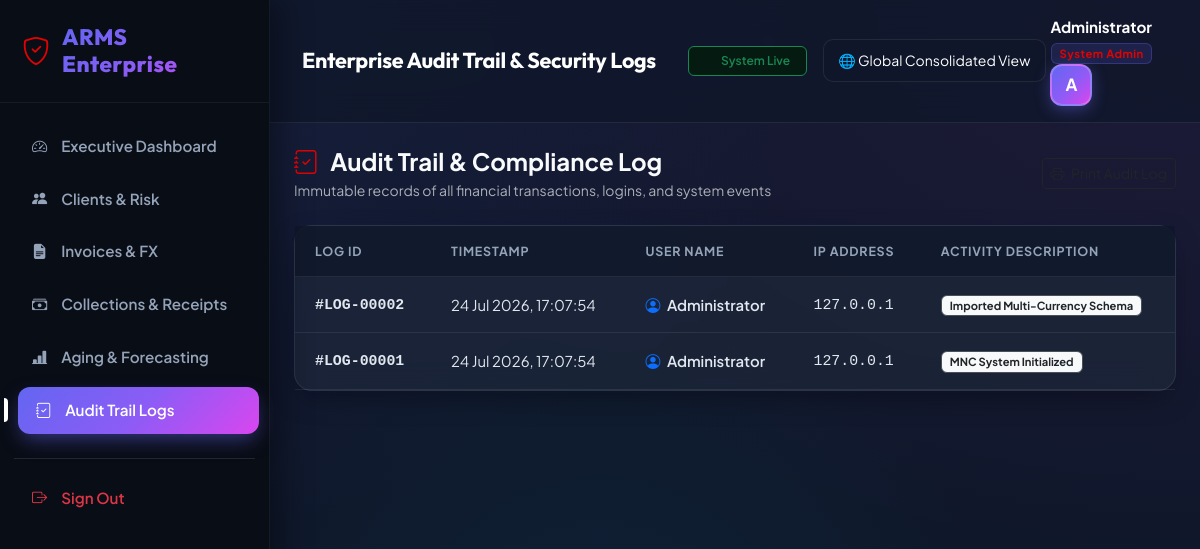
The app's page /reports/audit_logs.php (signed in) with its own data.
### tables this page shows
CREATE TABLE activity_logs (
    log_id INT AUTO_INCREMENT PRIMARY KEY,
    user_id INT,
    user_name VARCHAR(100),
    activity VARCHAR(255) NOT NULL,
    ip_address VARCHAR(45) DEFAULT '127.0.0.1',
    created_at TIMESTAMP DEFAULT CURRENT_TIMESTAMP
);

### reports/audit_logs.php (the view, shortened to what this page needs)
<?php
require_once "../config/database.php";
include "../includes/header.php";
include "../includes/sidebar.php";
try {
    $stmt = $conn->query("
        SELECT * FROM activity_logs
        ORDER BY log_id DESC
        LIMIT 100
    ");
    $logs = $stmt->fetchAll(PDO::FETCH_ASSOC);
} catch (PDOException $e) {
    die("Database Error: " . $e->getMessage());
}
?>
<div class="content">
    <?php include "../includes/navbar.php"; ?>
    <div class="container-fluid p-4">
        <div class="d-flex justify-content-between align-items-center mb-4">
            <div>
                <h4 class="fw-bold mb-1"><i class="bi bi-journal-check text-indigo me-2"></i> Audit Trail & Compliance Log</h4>
                <p class="text-muted small mb-0">Immutable records of all financial transactions, logins, and system events</p>
            </div>
            <button onclick="window.print()" class="btn btn-outline-dark btn-sm"><i class="bi bi-printer me-1"></i> Print Audit Log</button>
        </div>
        <div class="card-custom">
            <div class="table-responsive">
                <table class="table table-custom mb-0">
                    <thead>
                        <tr class="table-dark">
                            <th>Log ID</th>
                            <th>Timestamp</th>
                            <th>User Name</th>
                            <th>IP Address</th>
                            <th>Activity Description</th>
                        </tr>
                    </thead>
                    <tbody>
                        <?php if (count($logs) > 0): ?>
                            <?php foreach ($logs as $l): ?>
                                <tr>
                                    <td class="fw-bold font-monospace">#LOG-<?= str_pad($l['log_id'], 5, '0', STR_PAD_LEFT) ?></td>
                                    <td class="small"><?= date('d M Y, H:i:s', strtotime($l['created_at'])) ?></td>
                                    <td class="fw-semibold text-dark">
                                        <i class="bi bi-person-circle me-1 text-primary"></i> <?= htmlspecialchars($l['user_name'] ?: 'System Admin') ?>
                                    </td>
                                    <td class="small text-muted font-monospace"><?= htmlspecialchars($l['ip_address'] ?: '127.0.0.1') ?></td>
                                    <td>
                                        <span class="badge bg-light text-dark border px-2 py-1"><?= htmlspecialchars($l['activity']) ?></span>
                                    </td>
                                </tr>
                            <?php endforeach; ?>
                        <?php endif; ?>
                    </tbody>
                </table>
            </div>
        </div>
    </div>
</div>
<?php include "../includes/footer.php"; ?>

### assets/css/dashboard.css (style rules this page uses)
:root { --primary: #6366f1; --primary-gradient: linear-gradient(135deg, #6366f1 0%, #8b5cf6 50%, #d946ef 100%); --primary-glow: rgba(99, 102, 241, 0.25); --bg-main: #0f172a; --bg-card: rgba(30, 41, 59, 0.7); --bg-card-hover: rgba(30, 41, 59, 0.9); --border-glass: rgba(255, 255, 255, 0.08); --border-highlight: rgba(99, 102, 241, 0.3); --sidebar-bg: #090d16; --sidebar-border: rgba(255, 255, 255, 0.06); --text-main: #f8fafc; --text-muted: #94a3b8; --text-dark: #e2e8f0; --success: #10b981; --success-bg: rgba(16, 185, 129, 0.12); --warning: #f59e0b; --warning-bg: rgba(245, 158, 11, 0.12); --danger: #f43f5e; --danger-bg: rgba(244, 63, 94, 0.12); --info: #06b6d4; --info-bg: rgba(6, 182, 212, 0.12); --shadow-card: 0 10px 30px -10px rgba(0, 0, 0, 0.5), 0 0 15px rgba(99, 102, 241, 0.05); --shadow-hover: 0 20px 40px -15px rgba(99, 102, 241, 0.25), 0 0 25px rgba(168, 85, 247, 0.15); }
body { font-family: 'Plus Jakarta Sans', 'Outfit', sans-serif; background-color: var(--bg-main); background-image: radial-gradient(at 0% 0%, rgba(99, 102, 241, 0.12) 0px, transparent 50%), radial-gradient(at 100% 0%, rgba(217, 70, 239, 0.08) 0px, transparent 50%), radial-gradient(at 50% 100%, rgba(6, 182, 212, 0.08) 0px, transparent 50%); background-attachment: fixed; color: var(--text-main); margin: 0; padding: 0; min-height: 100vh; }
.content { margin-left: 270px; min-height: 100vh; display: flex; flex-direction: column; }
.card-custom { background: var(--bg-card); backdrop-filter: blur(16px); -webkit-backdrop-filter: blur(16px); border: 1px solid var(--border-glass); border-radius: 18px; box-shadow: var(--shadow-card); transition: all 0.3s cubic-bezier(0.4, 0, 0.2, 1); color: var(--text-main); }
.text-indigo { color: #e00303 !important; }
.table-custom { color: var(--text-main); margin: 0; }
.table-custom th { background: rgba(15, 23, 42, 0.8) !important; color: var(--text-muted) !important; font-weight: 700; font-size: 0.78rem; text-transform: uppercase; letter-spacing: 0.8px; border-bottom: 1px solid var(--border-glass) !important; padding: 16px 20px !important; }
.table-custom td { padding: 16px 20px !important; vertical-align: middle; color: var(--text-dark) !important; border-bottom: 1px solid var(--border-glass) !important; background: transparent !important; font-size: 0.93rem; }

### records on screen
activity_logs: log_id "00002", created_at "24 Jul 2026, 17:07:54", user_name "Administrator", ip_address "127.0.0.1", activity "Imported Multi-Currency Schema"
activity_logs: log_id "00001", created_at "24 Jul 2026, 17:07:54", user_name "Administrator", ip_address "127.0.0.1", activity "MNC System Initialized"

### other values on screen
$page_header "Enterprise Audit Trail & Security Logs"
$user_name "Administrator"
$user_role "System Admin"
$initial "A"
